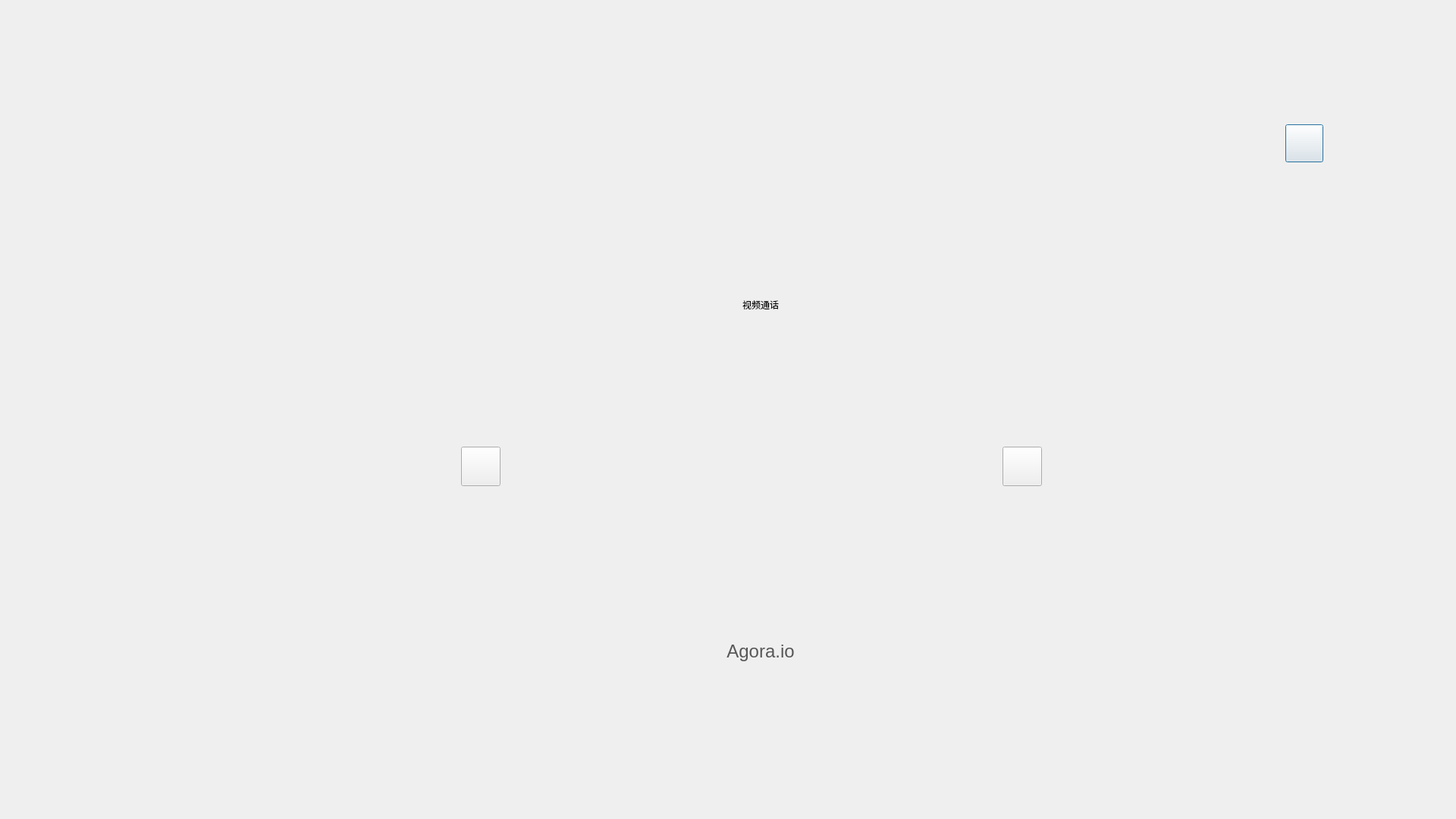
<?xml version="1.0" encoding="UTF-8"?>
<ui version="4.0">
 <class>DlgVideoRoom</class>
 <widget class="QDialog" name="DlgVideoRoom">
  <property name="geometry">
   <rect>
    <x>0</x>
    <y>0</y>
    <width>1920</width>
    <height>1080</height>
   </rect>
  </property>
  <property name="sizePolicy">
   <sizepolicy hsizetype="Ignored" vsizetype="Ignored">
    <horstretch>0</horstretch>
    <verstretch>0</verstretch>
   </sizepolicy>
  </property>
  <property name="minimumSize">
   <size>
    <width>960</width>
    <height>540</height>
   </size>
  </property>
  <property name="maximumSize">
   <size>
    <width>3840</width>
    <height>2160</height>
   </size>
  </property>
  <property name="windowTitle">
   <string>AgoraCourse</string>
  </property>
  <property name="styleSheet">
   <string notr="true"/>
  </property>
  <property name="sizeGripEnabled">
   <bool>false</bool>
  </property>
  <widget class="QWidget" name="horizontalLayoutWidget">
   <property name="geometry">
    <rect>
     <x>0</x>
     <y>0</y>
     <width>2017</width>
     <height>1080</height>
    </rect>
   </property>
   <layout class="QVBoxLayout" name="verticalLayout">
    <property name="spacing">
     <number>0</number>
    </property>
    <property name="sizeConstraint">
     <enum>QLayout::SetNoConstraint</enum>
    </property>
    <property name="leftMargin">
     <number>0</number>
    </property>
    <property name="topMargin">
     <number>0</number>
    </property>
    <item>
     <layout class="QHBoxLayout" name="horizontalLayout_titleButton" stretch="0,0,0,0">
      <property name="spacing">
       <number>26</number>
      </property>
      <property name="sizeConstraint">
       <enum>QLayout::SetDefaultConstraint</enum>
      </property>
      <property name="leftMargin">
       <number>1692</number>
      </property>
      <property name="topMargin">
       <number>10</number>
      </property>
      <property name="rightMargin">
       <number>20</number>
      </property>
      <property name="bottomMargin">
       <number>0</number>
      </property>
      <item>
       <widget class="QPushButton" name="settingsButton">
        <property name="sizePolicy">
         <sizepolicy hsizetype="Ignored" vsizetype="Ignored">
          <horstretch>0</horstretch>
          <verstretch>0</verstretch>
         </sizepolicy>
        </property>
        <property name="minimumSize">
         <size>
          <width>50</width>
          <height>50</height>
         </size>
        </property>
        <property name="maximumSize">
         <size>
          <width>50</width>
          <height>50</height>
         </size>
        </property>
        <property name="styleSheet">
         <string notr="true">QPushButton#settingsButton{
    background-image: url(:/AgoraCourse/Resources/dualTeacher/);
    border-image: url(:/AgoraCourse/Resources/dualTeacher/setting.png);
    background-color:rgba(0,0,0,0);
}
QPushButton#settingsButton:hover {
     border-image: url(:/AgoraCourse/Resources/dualTeacher/setting.png);
     background-color:rgba(0,0,0,0);
     border: none;
}
QPushButton#settingsButton:pressed {
     border-image: url(:/AgoraCourse/Resources/dualTeacher/setting.png);
     background-color:rgba(0,0,0,0);
     border: none;
};</string>
        </property>
        <property name="text">
         <string/>
        </property>
       </widget>
      </item>
      <item>
       <widget class="QPushButton" name="maxButton">
        <property name="sizePolicy">
         <sizepolicy hsizetype="Preferred" vsizetype="Preferred">
          <horstretch>50</horstretch>
          <verstretch>50</verstretch>
         </sizepolicy>
        </property>
        <property name="minimumSize">
         <size>
          <width>50</width>
          <height>50</height>
         </size>
        </property>
        <property name="maximumSize">
         <size>
          <width>50</width>
          <height>50</height>
         </size>
        </property>
        <property name="styleSheet">
         <string notr="true">QPushButton#maxButton{
    border-image: url(:/AgoraCourse/Resources/dualTeacher/change-glbbtn.png);
    background-image: url(:/AgoraCourse/Resources/dualTeacher/);
    background-color:rgba(0,0,0,0);
}
QPushButton#maxButton:hover {
     border-image: url(:/AgoraCourse/Resources/dualTeacher/change-glbbtn.png);
    background-color:rgba(0,0,0,0);
}
QPushButton#maxButton:pressed {
    border-image: url(:/AgoraCourse/Resources/dualTeacher/change-glbbtn.png);
     background-color:rgba(0,0,0,0);
};
</string>
        </property>
        <property name="text">
         <string/>
        </property>
        <property name="iconSize">
         <size>
          <width>18</width>
          <height>18</height>
         </size>
        </property>
        <property name="autoDefault">
         <bool>false</bool>
        </property>
        <property name="flat">
         <bool>true</bool>
        </property>
       </widget>
      </item>
      <item>
       <widget class="QPushButton" name="minButton">
        <property name="sizePolicy">
         <sizepolicy hsizetype="Ignored" vsizetype="Ignored">
          <horstretch>0</horstretch>
          <verstretch>0</verstretch>
         </sizepolicy>
        </property>
        <property name="minimumSize">
         <size>
          <width>50</width>
          <height>50</height>
         </size>
        </property>
        <property name="maximumSize">
         <size>
          <width>50</width>
          <height>50</height>
         </size>
        </property>
        <property name="styleSheet">
         <string notr="true">QPushButton#minButton{
    border-image: url(:/AgoraCourse/Resources/dualTeacher/mix-glbbtn.png); 
    background-image: url(:/AgoraCourse/Resources/dualTeacher/);
    background-color:rgba(0,0,0,0);
}
QPushButton#minButton:hover {
     background-color:rgba(0,0,0,0);
         border-image: url(:/AgoraCourse/Resources/dualTeacher/mix-glbbtn.png); 
}
QPushButton#minButton:pressed {
    background-color:rgba(0,0,0,0);
    border-image: url(:/AgoraCourse/Resources/dualTeacher/mix-glbbtn.png); 
};
</string>
        </property>
        <property name="text">
         <string/>
        </property>
        <property name="iconSize">
         <size>
          <width>18</width>
          <height>18</height>
         </size>
        </property>
        <property name="autoDefault">
         <bool>false</bool>
        </property>
        <property name="flat">
         <bool>true</bool>
        </property>
       </widget>
      </item>
      <item>
       <widget class="QPushButton" name="closeButton">
        <property name="sizePolicy">
         <sizepolicy hsizetype="Preferred" vsizetype="Preferred">
          <horstretch>0</horstretch>
          <verstretch>0</verstretch>
         </sizepolicy>
        </property>
        <property name="minimumSize">
         <size>
          <width>50</width>
          <height>50</height>
         </size>
        </property>
        <property name="maximumSize">
         <size>
          <width>50</width>
          <height>50</height>
         </size>
        </property>
        <property name="styleSheet">
         <string notr="true">QPushButton#closeButton{
    border-image: url(:/AgoraCourse/Resources/dualTeacher/closes-glbbtn.png);
    background-image: url(:/AgoraCourse/Resources/dualTeacher/);
   background-color:rgba(0,0,0,0);
}
QPushButton#closeButton:hover {
    background-color:rgba(0,0,0,0);
    background-image: url(:/AgoraCourse/Resources/dualTeacher/);
}
QPushButton#closeButton:pressed {
    background-color:rgba(0,0,0,0);
    background-image: url(:/AgoraCourse/Resources/dualTeacher/);
};</string>
        </property>
        <property name="text">
         <string/>
        </property>
        <property name="iconSize">
         <size>
          <width>50</width>
          <height>16</height>
         </size>
        </property>
        <property name="autoDefault">
         <bool>false</bool>
        </property>
        <property name="flat">
         <bool>true</bool>
        </property>
       </widget>
      </item>
     </layout>
    </item>
    <item>
     <layout class="QHBoxLayout" name="horizontalLayout_Title">
      <property name="spacing">
       <number>0</number>
      </property>
      <property name="sizeConstraint">
       <enum>QLayout::SetDefaultConstraint</enum>
      </property>
      <property name="leftMargin">
       <number>0</number>
      </property>
      <property name="topMargin">
       <number>0</number>
      </property>
      <property name="rightMargin">
       <number>0</number>
      </property>
      <property name="bottomMargin">
       <number>0</number>
      </property>
      <item alignment="Qt::AlignHCenter">
       <widget class="QLabel" name="labTitle">
        <property name="enabled">
         <bool>true</bool>
        </property>
        <property name="sizePolicy">
         <sizepolicy hsizetype="Ignored" vsizetype="Ignored">
          <horstretch>0</horstretch>
          <verstretch>0</verstretch>
         </sizepolicy>
        </property>
        <property name="minimumSize">
         <size>
          <width>192</width>
          <height>67</height>
         </size>
        </property>
        <property name="maximumSize">
         <size>
          <width>192</width>
          <height>67</height>
         </size>
        </property>
        <property name="font">
         <font>
          <bold>false</bold>
         </font>
        </property>
        <property name="layoutDirection">
         <enum>Qt::LeftToRight</enum>
        </property>
        <property name="styleSheet">
         <string notr="true">QLabel#labSetting{
font-size: 48px;
background-image: url(:/AgoraCourse/Resources/dualTeacher/);
font-family: PingFangSC-Medium, PingFang SC;
font-weight: 500;
color: #000000;
line-height: 67px;
}</string>
        </property>
        <property name="lineWidth">
         <number>0</number>
        </property>
        <property name="text">
         <string>视频通话</string>
        </property>
        <property name="scaledContents">
         <bool>true</bool>
        </property>
        <property name="alignment">
         <set>Qt::AlignCenter</set>
        </property>
       </widget>
      </item>
     </layout>
    </item>
    <item>
     <layout class="QHBoxLayout" name="horizontalLayout_Mid">
      <property name="leftMargin">
       <number>98</number>
      </property>
      <property name="rightMargin">
       <number>120</number>
      </property>
      <item>
       <widget class="QPushButton" name="btnPrePage">
        <property name="minimumSize">
         <size>
          <width>52</width>
          <height>52</height>
         </size>
        </property>
        <property name="maximumSize">
         <size>
          <width>52</width>
          <height>52</height>
         </size>
        </property>
        <property name="styleSheet">
         <string notr="true">border-image: url(:/AgoraCourse/Resources/dualTeacher/icon-backward.png);</string>
        </property>
        <property name="text">
         <string/>
        </property>
       </widget>
      </item>
      <item>
       <layout class="QVBoxLayout" name="verticalLayout_Widget">
        <property name="spacing">
         <number>36</number>
        </property>
        <property name="leftMargin">
         <number>73</number>
        </property>
        <property name="rightMargin">
         <number>73</number>
        </property>
        <property name="bottomMargin">
         <number>0</number>
        </property>
        <item>
         <layout class="QHBoxLayout" name="horizontalLayout_Row1">
          <property name="spacing">
           <number>36</number>
          </property>
         </layout>
        </item>
        <item>
         <layout class="QHBoxLayout" name="horizontalLayoutRow2">
          <property name="spacing">
           <number>36</number>
          </property>
         </layout>
        </item>
       </layout>
      </item>
      <item>
       <widget class="QPushButton" name="btnNextPage">
        <property name="minimumSize">
         <size>
          <width>52</width>
          <height>52</height>
         </size>
        </property>
        <property name="maximumSize">
         <size>
          <width>52</width>
          <height>52</height>
         </size>
        </property>
        <property name="styleSheet">
         <string notr="true">border-image: url(:/AgoraCourse/Resources/dualTeacher/icon-forward.png);</string>
        </property>
        <property name="text">
         <string/>
        </property>
       </widget>
      </item>
     </layout>
    </item>
    <item>
     <layout class="QHBoxLayout" name="horizontalLayout_2">
      <property name="spacing">
       <number>0</number>
      </property>
      <property name="leftMargin">
       <number>0</number>
      </property>
      <property name="topMargin">
       <number>18</number>
      </property>
      <property name="rightMargin">
       <number>0</number>
      </property>
      <property name="bottomMargin">
       <number>40</number>
      </property>
      <item alignment="Qt::AlignHCenter">
       <widget class="QLabel" name="label">
        <property name="sizePolicy">
         <sizepolicy hsizetype="Ignored" vsizetype="Ignored">
          <horstretch>0</horstretch>
          <verstretch>0</verstretch>
         </sizepolicy>
        </property>
        <property name="minimumSize">
         <size>
          <width>0</width>
          <height>20</height>
         </size>
        </property>
        <property name="maximumSize">
         <size>
          <width>200</width>
          <height>60</height>
         </size>
        </property>
        <property name="styleSheet">
         <string notr="true">font-size: 24px;
font-family: Helvetica;
color: #575757;
line-height: 29px;
background-color: rgba(0, 0, 0, 0);
border-image: url(:/AgoraCourse/Resources/dualTeacher);</string>
        </property>
        <property name="text">
         <string>Agora.io</string>
        </property>
        <property name="alignment">
         <set>Qt::AlignBottom|Qt::AlignHCenter</set>
        </property>
       </widget>
      </item>
     </layout>
    </item>
   </layout>
  </widget>
 </widget>
 <layoutdefault spacing="6" margin="11"/>
 <resources>
  <include location="agoracourse.qrc"/>
 </resources>
 <connections/>
</ui>
